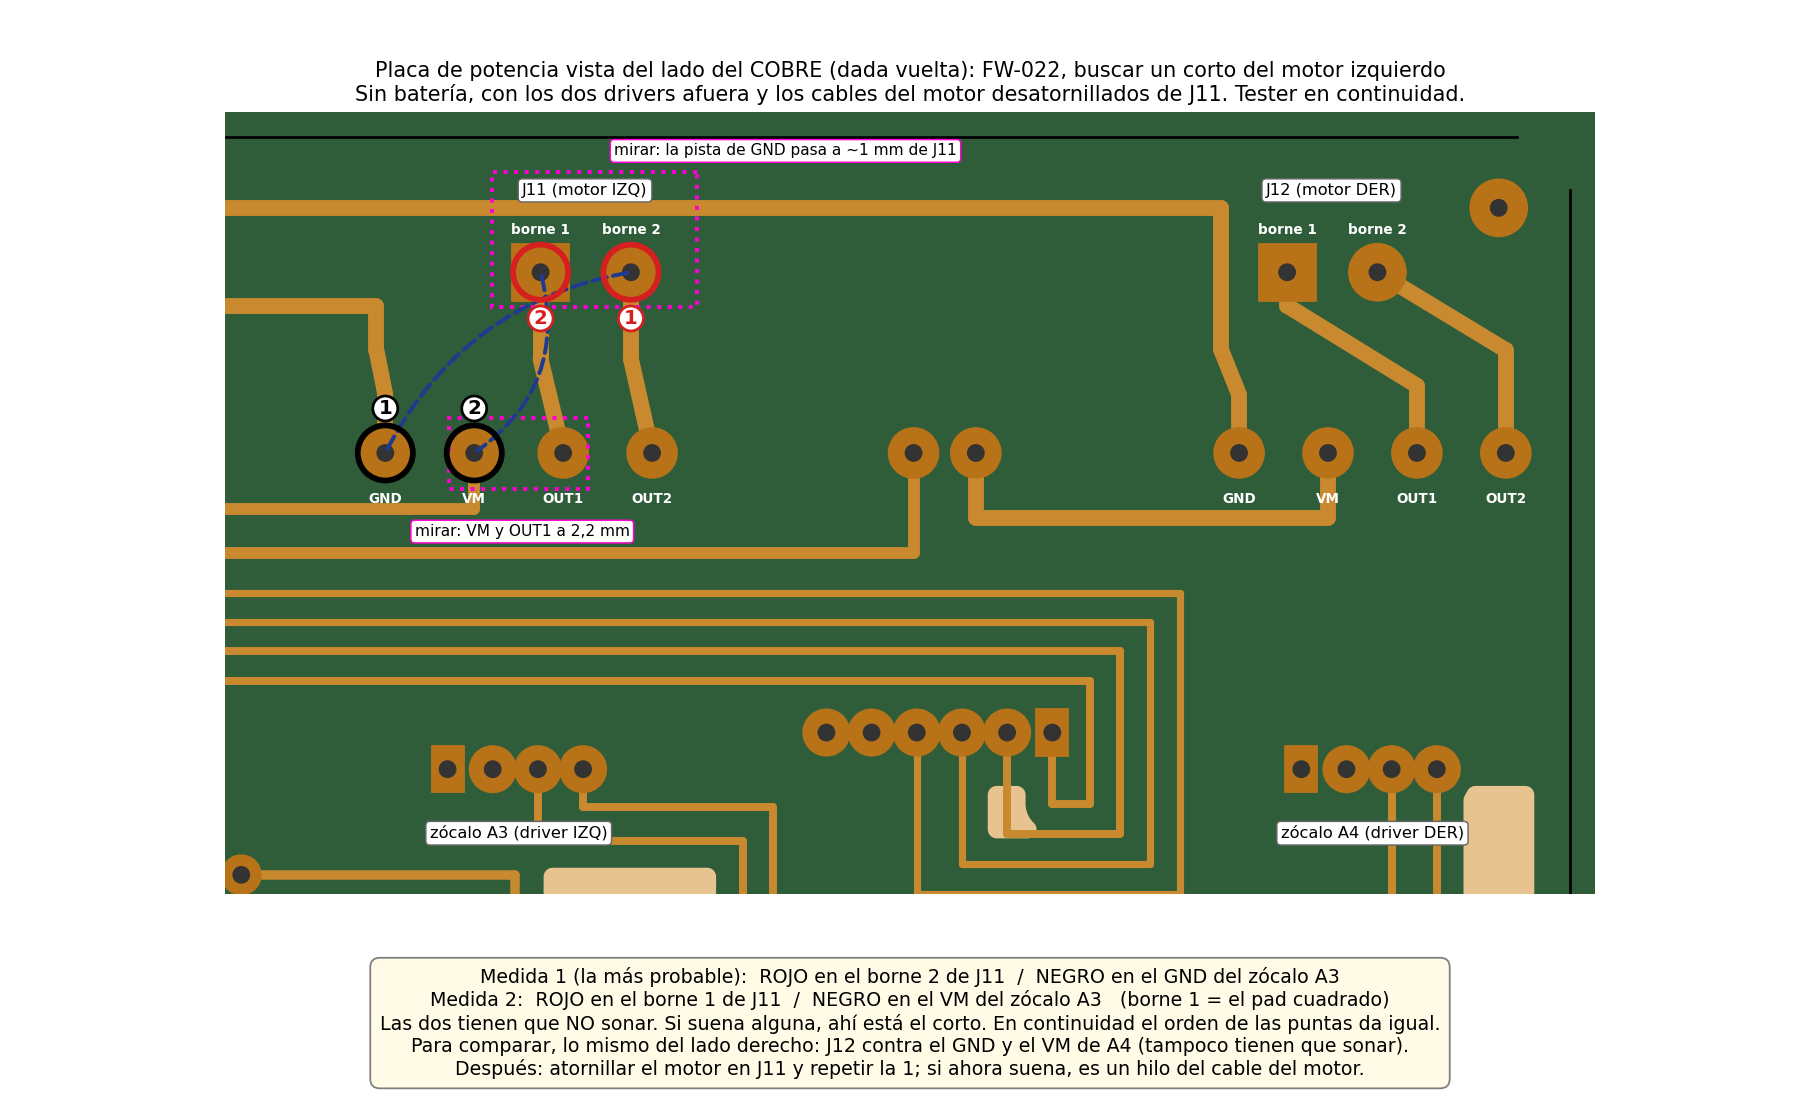

Here is the Python script that generated this plot:
"""FW-022 (la rueda izquierda no gira hacia atrás): dónde medir continuidad en la placa de potencia para
buscar un corto de la salida del driver izquierdo contra GND o contra VM. Dibuja la placa desde
segway_potencia.kicad_pcb (pads, pistas de B.Cu y el plano de GND) vista del lado del cobre, que es
donde están las soldaduras para apoyar las puntas, y marca las medidas y los lugares para mirar.

    python electronica/ensayos/fw022_continuidad_j11.py      -> fw022_continuidad_j11.png (al lado)
"""
import math
import pathlib
import re

import matplotlib
matplotlib.use("Agg")
import matplotlib.pyplot as plt
from matplotlib.patches import Circle, Polygon, Rectangle

AQUI = pathlib.Path(__file__).resolve().parent
PCB = AQUI.parent / "cad" / "segway_potencia" / "segway_potencia.kicad_pcb"
TEXTO = PCB.read_text(encoding="utf-8")


def bloques(texto, cabeza):
    """Los bloques "(cabeza ...)" de primer nivel dentro de la placa, con sus paréntesis balanceados."""
    res, i = [], 0
    marca = "(" + cabeza
    while True:
        i = texto.find(marca, i)
        if i < 0:
            return res
        prof, j = 0, i
        while True:
            if texto[j] == "(":
                prof += 1
            elif texto[j] == ")":
                prof -= 1
                if prof == 0:
                    break
            j += 1
        res.append(texto[i:j + 1])
        i = j + 1


def red(txt):
    m = re.search(r'\(net (?:\d+ )?"([^"]*)"\)', txt)
    return m.group(1) if m else None


# --- borde, pistas, plano de GND y pads ---
borde = []
for b in bloques(TEXTO, "gr_line"):
    if '"Edge.Cuts"' in b:
        p = re.findall(r'\((?:start|end) ([-\d.]+) ([-\d.]+)\)', b)
        borde.append([(float(x), float(y)) for x, y in p])
pistas = []
for b in bloques(TEXTO, "segment"):
    p = re.findall(r'\((?:start|end) ([-\d.]+) ([-\d.]+)\)', b)
    w = float(re.search(r'\(width ([\d.]+)\)', b).group(1))
    pistas.append(([(float(x), float(y)) for x, y in p], w, red(b)))
planos = []
for z in bloques(TEXTO, "zone"):
    n = red(z)
    for fp in bloques(z, "filled_polygon"):
        pts = [(float(x), float(y)) for x, y in re.findall(r'\(xy ([-\d.]+) ([-\d.]+)\)', fp)]
        planos.append((pts, n))
pads, refs = [], {}
for fp in bloques(TEXTO, "footprint"):
    ref = re.search(r'\(property "Reference" "([^"]+)"', fp)
    at = re.search(r'\n\t\t\(at ([-\d.]+) ([-\d.]+)(?: ([-\d.]+))?\)', fp)
    if not (ref and at):
        continue
    x0, y0, rot = float(at.group(1)), float(at.group(2)), float(at.group(3) or 0)
    refs[ref.group(1)] = (x0, y0)
    for pad in bloques(fp, "pad"):
        m = re.match(r'\(pad "([^"]*)" (\w+) (\w+)\s*\(at ([-\d.]+) ([-\d.]+)', pad)
        size = re.search(r'\(size ([\d.]+) ([\d.]+)\)', pad)
        if not (m and size):
            continue
        px, py = float(m.group(4)), float(m.group(5))
        a = math.radians(-rot)
        gx, gy = x0 + px * math.cos(a) - py * math.sin(a), y0 + px * math.sin(a) + py * math.cos(a)
        pads.append((ref.group(1), m.group(1), gx, gy, float(size.group(1)), float(size.group(2)), m.group(3),
                     red(pad)))


def pad(ref, num):
    return next((p[2], p[3]) for p in pads if p[0] == ref and p[1] == num)


# --- la figura: del lado del cobre (la placa dada vuelta: espejada respecto de KiCad) ---
X0, X1, Y0, Y1 = 24, 101, 24, 68
COBRE, PLANO, PAD = "#c8892f", "#e7c48f", "#b87318"
fig, ax = plt.subplots(figsize=(14, 8.6))
ax.add_patch(Rectangle((X0, Y0), X1 - X0, Y1 - Y0, color="#2f5d3a", zorder=0))   # la placa
for pts, n in planos:
    ax.add_patch(Polygon(pts, closed=True, color=PLANO, lw=0, zorder=1))
for (a, b), w, n in pistas:
    ax.plot([a[0], b[0]], [a[1], b[1]], color=COBRE, lw=w * 72 / 25.4 * fig.dpi / 100 * 1.55,
            solid_capstyle="round", zorder=2)
for ref, num, x, y, sx, sy, forma, n in pads:
    if forma in ("rect", "roundrect"):
        ax.add_patch(Rectangle((x - sx / 2, y - sy / 2), sx, sy, color=PAD, zorder=3))
    else:
        ax.add_patch(Circle((x, y), max(sx, sy) / 2, color=PAD, zorder=3))
    ax.add_patch(Circle((x, y), 0.45, color="#333333", zorder=4))      # el agujero
for linea in borde:
    ax.plot([p[0] for p in linea], [p[1] for p in linea], color="k", lw=1.5, zorder=5)


def rotulo(x, y, texto, **kw):
    ax.text(x, y, texto, ha="center", va="center", fontsize=kw.pop("fs", 10), zorder=9,
            bbox=dict(boxstyle="round,pad=0.25", fc=kw.pop("fc", "white"), ec=kw.pop("ec", "0.4"), lw=0.8), **kw)


# nombres de lo que se ve
for ref, dx, dy in (("J11", -2.5, -4.6), ("J12", -2.5, -4.6)):
    x, y = pad(ref, "1")
    rotulo(x + dx, y + dy, ref + (" (motor IZQ)" if ref == "J11" else " (motor DER)"), fs=9)
for ref in ("A3", "A4"):
    x, y = pad(ref, "1")
    rotulo(x - 4.0, y + 3.6, "zócalo " + ref + (" (driver IZQ)" if ref == "A3" else " (driver DER)"), fs=9)
nombres = {("A3", "5"): "VM", ("A3", "6"): "GND", ("A3", "7"): "OUT1", ("A3", "8"): "OUT2",
           ("A4", "5"): "VM", ("A4", "6"): "GND", ("A4", "7"): "OUT1", ("A4", "8"): "OUT2",
           ("J11", "1"): "borne 1", ("J11", "2"): "borne 2", ("J12", "1"): "borne 1", ("J12", "2"): "borne 2"}
for (ref, num), t in nombres.items():
    x, y = pad(ref, num)
    ax.text(x, y + (2.6 if ref.startswith("A") else -2.4), t, ha="center", va="center", fontsize=7.5, color="white",
            zorder=9, fontweight="bold")


def punta(ref, num, color, n):
    x, y = pad(ref, num)
    ax.add_patch(Circle((x, y), 1.55, fill=False, ec=color, lw=3.2, zorder=10))
    dy = 2.6 if ref.startswith("J") else -2.5        # el número del otro lado que el nombre del pad
    ax.text(x, y + dy, n, color=color, fontsize=11, fontweight="bold", zorder=11, ha="center", va="center",
            bbox=dict(boxstyle="circle,pad=0.15", fc="white", ec=color, lw=1.5))


def medida(rojo, negro, n, curva):
    (xr, yr), (xn, yn) = pad(*rojo), pad(*negro)
    ax.annotate("", xy=(xn, yn), xytext=(xr, yr), zorder=8,
                arrowprops=dict(arrowstyle="-", color="#1f3b8f", lw=2.2, ls="--", connectionstyle="arc3,rad=%g" % curva))
    punta(*rojo, "#d62020", n)
    punta(*negro, "black", n)


medida(("J11", "2"), ("A3", "6"), "1", 0.25)       # OUT2 contra GND
medida(("J11", "1"), ("A3", "5"), "2", -0.35)      # OUT1 contra VM

# los lugares para mirar con lupa
for (x, y, w, h, t, tx, ty) in ((74.5, 27.4, 11.5, 7.6, "mirar: la pista de GND pasa a ~1 mm de J11", 69.5, 26.2),
                                (80.6, 41.2, 7.8, 4.0, "mirar: VM y OUT1 a 2,2 mm", 84.3, 47.6)):
    ax.add_patch(Rectangle((x, y), w, h, fill=False, ec="#ff00d4", lw=2.2, ls=":", zorder=7))
    rotulo(tx, ty, t, fs=8.5, ec="#ff00d4")

ax.set_xlim(X1, X0)          # espejada: así se ve del lado del cobre
ax.set_ylim(Y1, Y0)
ax.set_aspect("equal")
ax.axis("off")
ax.set_title("Placa de potencia vista del lado del COBRE (dada vuelta): FW-022, buscar un corto del motor izquierdo\n"
             "Sin batería, con los dos drivers afuera y los cables del motor desatornillados de J11. Tester en continuidad.",
             fontsize=11.5)
leyenda = ("Medida 1 (la más probable):  ROJO en el borne 2 de J11  /  NEGRO en el GND del zócalo A3\n"
           "Medida 2:  ROJO en el borne 1 de J11  /  NEGRO en el VM del zócalo A3   (borne 1 = el pad cuadrado)\n"
           "Las dos tienen que NO sonar. Si suena alguna, ahí está el corto. En continuidad el orden de las puntas da igual.\n"
           "Para comparar, lo mismo del lado derecho: J12 contra el GND y el VM de A4 (tampoco tienen que sonar).\n"
           "Después: atornillar el motor en J11 y repetir la 1; si ahora suena, es un hilo del cable del motor.")
fig.text(0.5, 0.035, leyenda, ha="center", va="bottom", fontsize=10.5,
         bbox=dict(boxstyle="round,pad=0.5", fc="#fffbe6", ec="0.5"))
fig.subplots_adjust(left=0.01, right=0.99, top=0.9, bottom=0.2)
salida = AQUI / "fw022_continuidad_j11.png"
fig.savefig(salida, dpi=130)
print("->", salida)
